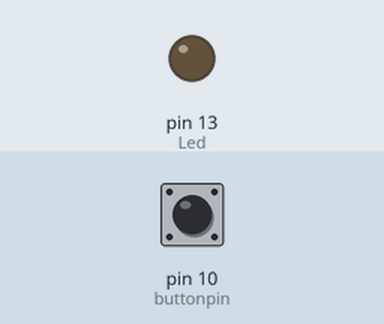
Bench run of a sketch on a simulated Arduino Uno, built with avr-gcc and run on an emulated ATmega328P. On the bench: output pins drawn as LEDs (lit = HIGH). Inputs (shaded band) come from the test bench; at power-on: pin 10 (buttonpin) LOW.

Above: at 1.2 s.
1.3 s: pin 10 (buttonpin) pulled HIGH for 0.15 s
At 1.37 s:
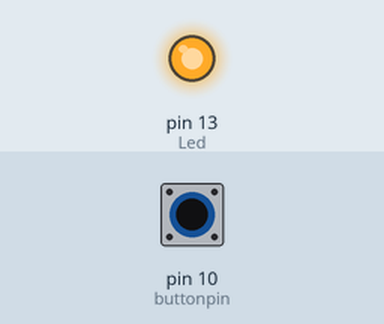
2.9 s: pin 10 (buttonpin) pulled HIGH for 3.2 s
At 6.4 s:
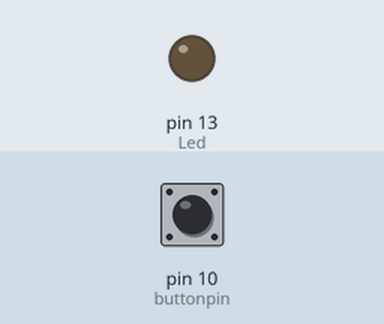
Timing chart, 0 to 7.9 s (numbered marks = the images above; inputs shaded):
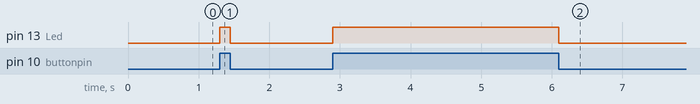

Measured:
- after the input at 1.3 s, pin 13 (Led): LOW → HIGH at once, → LOW 0.15 s later
- after the input at 2.9 s, pin 13 (Led): LOW → HIGH at once, → LOW 3.2 s later

The sketch:

magnetic_sensor_led.ino
```cpp
//
// Example code for sensor KY021
// More info on http://tkkrlab.nl/wiki/Arduino_KY-021_Mini_magnetic_reed_modules
//
int Led = 13 ;// define LED Interface
int buttonpin = 10; // define the Reed sensor interfaces
int val ;// define numeric variables val
void setup ()
{
  pinMode (Led, OUTPUT) ;// define LED as output interface
  pinMode (buttonpin, INPUT) ;// output interface as defined Reed sensor
}
void loop ()
{
  val = digitalRead (buttonpin) ;// digital interface will be assigned a value of 3 to read val
  if (val == HIGH) // When the Reed sensor detects a signal, LED flashes
  {
    digitalWrite (Led, HIGH);
  }
  else
  {
    digitalWrite (Led, LOW);
  }
}
```
